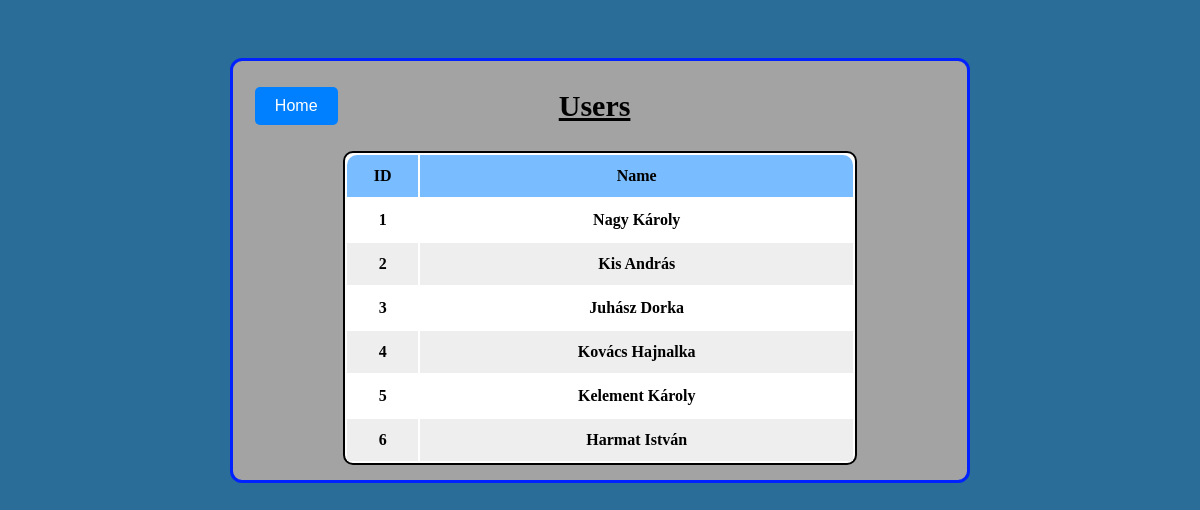
Screenshot of /index.php?param=users with the database file from the repository.
### tables this page shows
CREATE TABLE `users` (
  `id` int(11) NOT NULL,
  `name` varchar(255) DEFAULT NULL
);

### index.php (called while the page is built)
<?php
    require_once 'controller/Controller.php';
    $controller= new Controller();
    $controller->viewHandler();
?>

### databaseConfig.php (called while the page is built)
<?php
class databaseConfig{
	function __construct() {
		$this->host = "localhost";
		$this->user  = "root";
		$this->pass = "";
		$this->db = "rabit_php";
	}
}
?>

### model/usersService.php (called while the page is built, shortened)
<?php
    class UsersService{
        function __construct($config){
            $this->host = $config->host;
            $this->user = $config->user;
			$this->pass =  $config->pass;
			$this->db = $config->db;
        }
        public function openDatabase(){
            $this->database = new mysqli($this->host,$this->user,$this->pass,$this->db);
        }
        public function getUsers(){
            try{
                $query=$this->database->prepare("SELECT * FROM users");
                $query->execute();
                $result=$query->get_result();
                return $result;
            }
            catch(Exception $exception){
                $this->closeDatabase();
				throw $exception;
            }
        }
    }
?>

### view/usersList.php (the view, shortened to what this page needs)
<!DOCTYPE html>
<html lang="en">
<head>
</head>
<body class="body">
    <div class="container">
        <div class="headerContainer">
            <button class="button" onclick="document.location='./'">Home</button>
            <h2 class="title">Users</h2>
        </div>
        <?php
        if ($result->num_rows > 0) {
            echo "<table>";
            echo "<thead>";
            echo "<tr>";
            echo "<th>ID</th>";
            echo "<th>Name</th>";
            echo "</tr>";
            echo "</thead>";
            echo "<tbody>";
            while ($row = mysqli_fetch_array($result)) {
                echo "<tr>";
                echo "<td>" . $row['id'] . "</td>";
                echo "<td>" . $row['name'] . "</td>";
                echo "</tr>";
            }
            echo "</tbody>";
            echo "</table>";
        } else {
            echo "<p><em>No users were found.</em></p>";
        }
        ?>
    </div>
</body>
</html>

### controller/Controller.php (shortened to what this page needs)
<?php
    require 'model/usersService.php';
    require_once 'databaseConfig.php';
class Controller
{
    public function __construct(){
        $this->objectConfig= new databaseConfig();
        $this->objectUserService= new UsersService($this->objectConfig);
    }
    public function viewHandler(){
        $param = isset($_GET['param']) ? $_GET['param'] : NULL;
        switch($param){
            case 'users':
                $this->listUsers();
                break;
        }
    }
    public function listUsers(){
        $result=$this->objectUserService->getUsers();
        include "view/usersList.php";
    }
}
?>

### view/usersList.php (style rules this page uses)
.body { background-color: #296d98; justify-content: center; display: flex; padding-top: 50px; }
.container { background-color: #a3a3a3; border: 3px solid #0121fe; border-radius: 12px; height: auto; width: 100ex; line-height: 40px; text-align: center; padding-bottom: 15px; }
.button { background-color: #0080ff; border: none; color: #ffffff; border-radius: 5px; display: inline-flex; font-size: 16px; padding: 10px 20px; transition-duration: 0.4s; margin-left: 3%; }
.title { color: #000000; font-size: 30px; width: 70%; text-decoration: underline; }
table { display:inline-table; width:70%; border: solid 2px black; border-radius: 10px; background-color: #ffffff; }
th:first-child { border-top-left-radius:10px; }
th:last-child { border-top-right-radius:10px; }
tr:nth-child(even) { background-color: #eee; }
thead { background-color:#79bcff; }
tr td { font-weight: bolder; }
.headerContainer { display:inline-flex; align-items:center; width:100%; }

### rows the page displays
users: id "1", name "Nagy Károly"
users: id "2", name "Kis András"
users: id "3", name "Juhász Dorka"
users: id "4", name "Kovács Hajnalka"
users: id "5", name "Kelement Károly"
users: id "6", name "Harmat István"
